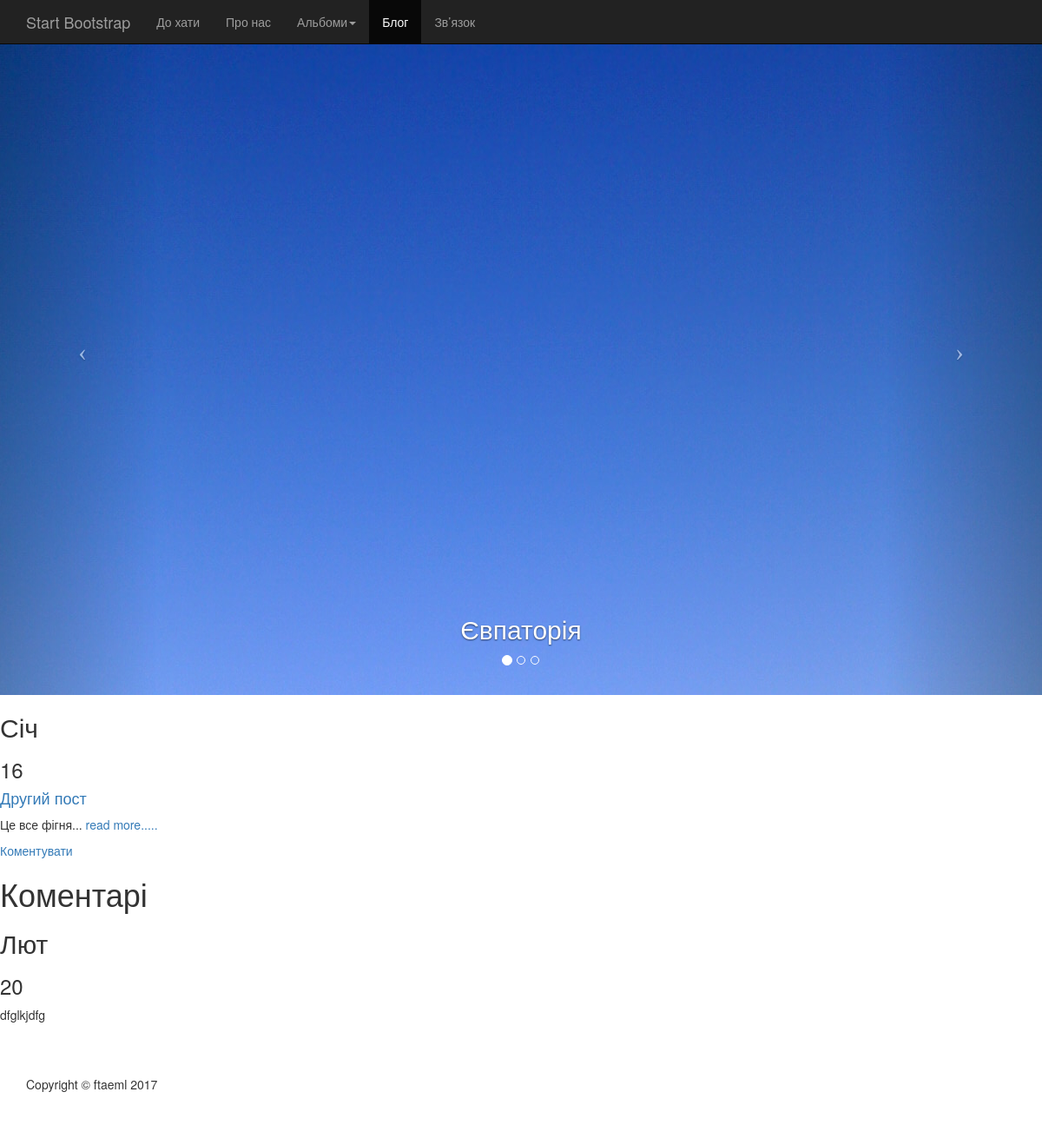
The page /blog/post/8 on the database its author committed.
### gallery/models.py (models this page shows, shortened)
class Limn(models.Model):
    image = models.ImageField(upload_to="grafity")
    description = models.CharField(blank=True, max_length=100)
    ty_pe = models.ForeignKey(Type)
    album = models.ForeignKey(Album)
    user = models.ForeignKey(User, verbose_name="Автор")
    published_date = models.DateTimeField(auto_created=True, verbose_name="Дата")

### blog/models.py (models this page shows, shortened)
class Post(models.Model):
    title = models.CharField(max_length=30, verbose_name="Титул")
    content = models.TextField(verbose_name="Вміст")
    published_date = models.DateTimeField(auto_created=True, verbose_name="Дата публікації")
    album = models.ForeignKey(Album, verbose_name="Альбом")
    user = models.ForeignKey(User, verbose_name="Автор")
    class Meta:
        verbose_name = "Повідомлення"
        verbose_name_plural = "Повідомлення"

class Comment(models.Model):
    content = models.TextField(verbose_name="Вміст")
    published_date = models.DateTimeField(auto_created=True, verbose_name="Дата публікації")
    post = models.ForeignKey(Post, verbose_name="Пост")
    class Meta:
        verbose_name = "Коментар"
        verbose_name_plural = "Коментарі"

### blog/views.py (the view)
# urls.py: url(r'^post/(?P<id>\d+)?$', views.post, name="post"),
def post(request, id=None):
    p = get_object_or_404(Post, pk=id)
    context = {"post": p}
    context.update(get_comments(id))
    context.update(carusel())
    return render(request, "blog/post.html", context)

### blog/views.py (called while the page is built)
def get_comments(id=None):
    comments = Comment.objects.filter(post=id).order_by("-published_date")
    context = {"comments": comments}
    return context

### gallery/views.py (called while the page is built)
def carusel():
    images = Limn.objects.filter(ty_pe_id=4)
    return {"images": images}

### templates/blog/post.html
{% extends "base.html" %}
{% load staticfiles %}
{% load i18n %}
{% block menu %}
    {% include "menu.html" with is_index=True %}
{% endblock menu %}
{% block content %}
    <div id="site_content">
        <div id="left_content">
            <div id="blog_container">
                <div class="blog"><h2>{{ post.published_date|date:"M" }}</h2><h3>{{ post.published_date|date:"d" }}</h3></div>
                <h4><a href="{% url "index" %}">{{ post.title }}</a></h4>
                <p>{{ post.content }} <a href="">read more.....</a></p>
                <a class="submit" href="{% url 'comment' id=post.pk %}">Коментувати</a>
            </div>
        </div>
        <div id="right_content">
            <div id="blog_text">
                <h1>Коментарі</h1>
                {% for comment in comments %}
                    <div class="blog"><h2>{{ comment.published_date|date:"M" }}</h2><h3>{{ comment.published_date|date:"d" }}</h3></div>
                    <p>{{ comment.content|linebreaksbr }}</p>
                {% empty %}
                    <p>Без коментарів :(</p>
               {% endfor %}
            </div>
        </div>
    </div>
{% endblock %}

### templates/carusel.html (shortened to what this page needs)
{% load thumbnail %}
<header id="myCarousel" class="carousel slide">
    <ol class="carousel-indicators">
        <li data-target="#myCarousel" data-slide-to="0" class="active"></li>
        <li data-target="#myCarousel" data-slide-to="1"></li>
        <li data-target="#myCarousel" data-slide-to="2"></li>
    </ol>
    <div class="carousel-inner">
        {% for img in images %}
            {% if forloop.first %}
                <div class="active item">
            {% else %}
                <div class="item">
            {% endif %}
        <div class="fill" style="background-image:url('{{ img.image|thumbnail_url:'show' }}');"></div>
        <div class="carousel-caption">
            <h2>{{ img.description }}</h2>
        </div>
        </div>
        {% endfor %}
        </div>
        <a class="left carousel-control" href="#myCarousel" data-slide="prev">
            <span class="icon-prev"></span>
        </a>
        <a class="right carousel-control" href="#myCarousel" data-slide="next">
            <span class="icon-next"></span>
        </a>
</header>

### static/css/full-slider.css (style rules this page uses)
html, body { height: 100%; }
.carousel, .item, .active { height: 100%; }
.carousel-inner { height: 100%; }
.fill { width: 100%; height: 100%; background-position: center; -webkit-background-size: cover; -moz-background-size: cover; background-size: cover; -o-background-size: cover; }

### rows shown on the page
Limn: image|thumbnail_url (picture), description "Євпаторія"
Post: published_date "Січ", published_date "16", title "Другий пост", content "Це все фігня..."
Comment: published_date "Лют", published_date "20", content "dfglkjdfg"
